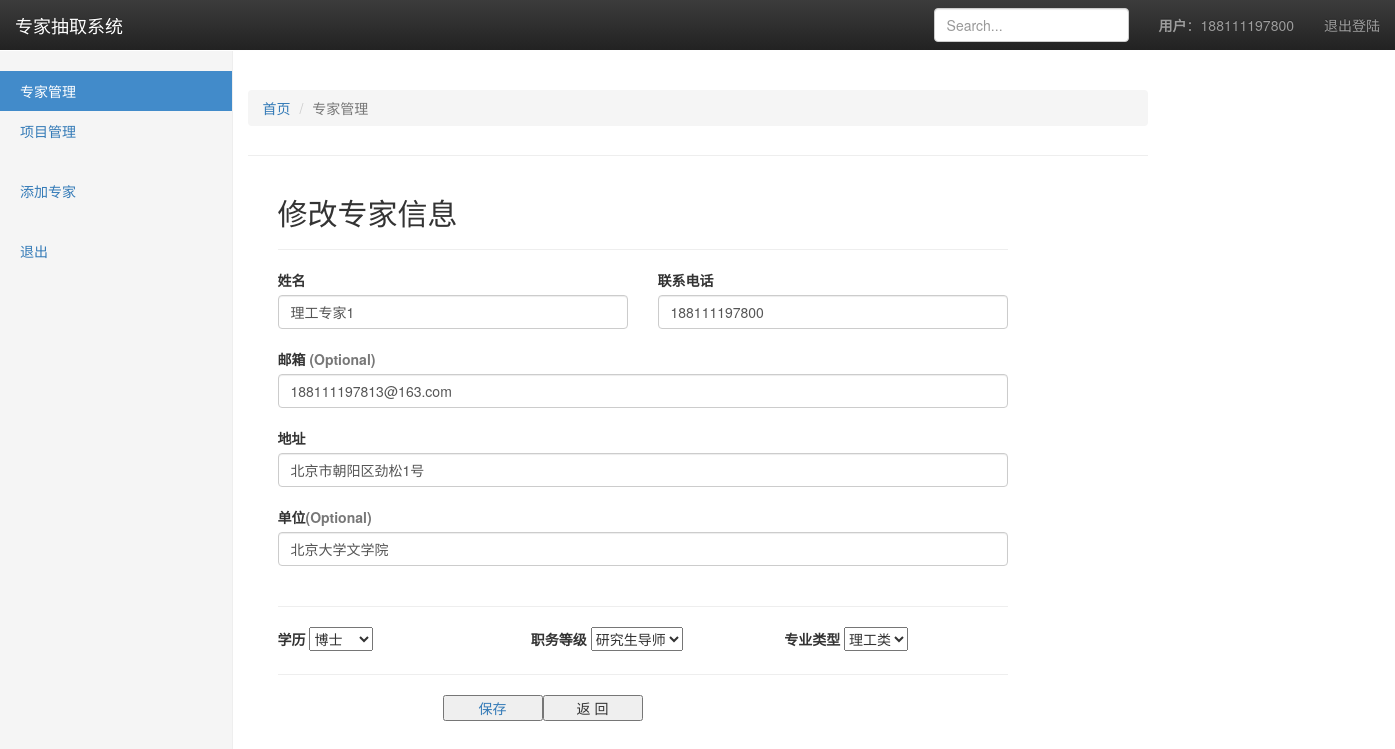
Page /experts/modify/98 (signed in) on the committed database.
### experts/models.py (models this page shows, shortened)
class Expert(models.Model):
    id = models.AutoField(primary_key=True)
    visible = models.BooleanField(default=True, null=True)
    name = models.CharField(max_length=100, verbose_name="专家姓名")
    phone = models.CharField(max_length=100, verbose_name="联系方式")
    email = models.CharField(max_length=100, verbose_name="电子邮箱", null=True)
    address = models.CharField(max_length=100, verbose_name="联系地址", null=True)
    unit = models.CharField(max_length=100, verbose_name="工作单位")
    degree = models.CharField(max_length=500, verbose_name="学历",  null=True)
    level = models.CharField(max_length=500, verbose_name="职务等级", null=True)
    program_type = models.CharField(max_length=500, verbose_name="专业类型", null=True)
    selected_program_list = models.ManyToManyField(Program, related_name="selected", through="Comments")
    account = models.ForeignKey(User, on_delete=models.CASCADE, verbose_name="账户", default=get_default_user, null=True)
    class Meta:
        verbose_name = '专家'
        verbose_name_plural = verbose_name

### experts/views.py (the view, shortened to what this page needs)
# urls.py: path('modify/<int:expert_id>', views.modify_expert_req, name='modify'),
@login_required
def modify_expert_req(request, expert_id):
    if request.method == 'GET':
        try:
            expert = Expert.objects.get(id = expert_id)
        except:
            return HttpResponse("专家不存在，ID:", expert_id)
        program_list = expert.selected_program_list.all()
        return render(request, 'modify_expert_template.html', {"expert" : expert, "program_list": program_list})

### template/modify_expert_template.html (shortened to what this page needs)
<!DOCTYPE html>
{%load static%}
<html lang="zh-CN">
<head>
  <link rel="stylesheet" href = "{%static 'css/bootstrap.min.css'%}">
  <link rel="stylesheet" href="{%static 'css/bootstrap-theme.min.css'%}">
  {% load static %}
</head>
<body>
  <nav class="navbar navbar-inverse navbar-fixed-top">
    <div class="container-fluid">
      <div class="navbar-header">
        <a class="navbar-brand" href="#">专家抽取系统</a>
      </div>
      <div id="navbar" class="navbar-collapse collapse">
        <ul class="nav navbar-nav navbar-right">
          {% if user.is_authenticated %}
          <li class="nav-item dropdown">
            <a><strong>用户</strong>：{{ user.username }}</a>
          </li>
          <li class="nav-item dropdown">
            <a href="/experts/login_out/">退出登陆</a>
          </li>
          {% else %}
          <li class="nav-item">
            <a class="nav-link" href="/experts/login/">登录</a>
          </li>
          {% endif %}
        </ul>
        <form class="navbar-form navbar-right">
          <input type="text" class="form-control" placeholder="Search...">
        </form>
      </div>
    </div>
  </nav>
  <div class="container-fluid">
    <div class="row">
      <div class="col-sm-3 col-md-2 sidebar">
        <ul class="nav nav-sidebar">
          <li class="active"><a href="{% url 'list' %}">专家管理<span class="sr-only">(current)</span></a></li>
          <li><a href="{% url 'index' %}">项目管理</a></li>
        </ul>
		<ul class="nav nav-sidebar">
			<li><a href="{% url 'addExpert' %}">添加专家</a></li>
          </ul>
		<ul class="nav nav-sidebar">
			<li><a href="{% url 'login' %}">退出</a></li>
        </ul>
      </div>
      <div class="container col-md-8 col-md-offset-2">
		<div class="page-header">
			<ol class="breadcrumb">
				<li><a href="/experts/list/">首页</a></li>
				<li class="active">专家管理</li>
			</ol>
		</div>
        <div class="bs-docs-example">
          <div class="hero-unit">
            <div class="container">
              <div class="col-md-8 order-md-1">
                <h2 class="mb-3">修改专家信息</h2>
                <hr class="mb-4">
                <form id="inputForm" class="needs-validation" action="" method="post">
                  <div class="row">
                    <div class="col-md-6 mb-3">
                      <label for="firstName">姓名</label>
                      <input type="text" class="form-control" id="firstName" placeholder="" name="name"  value="{{expert.name}}"
                        required="">
                    </div>
                    <div class="col-md-6 mb-3">
                      <label for="cc-name">联系电话</label>
                      <input type="text" class="form-control" id="cc-name" placeholder="" name="phone" value="{{expert.phone}}"
                        required="">
                    </div>
                  </div>
                  <br />
                  <div class="mb-3">
                    <label for="email">邮箱 <span class="text-muted">(Optional)</span></label>
                    <input type="email" class="form-control" id="email" placeholder="you@example.com" value="{{expert.email}}"
                      name="email">
                  </div>
                  <br />
                  <div class="mb-3">
                    <label for="address">地址</label>
                    <input type="text" class="form-control" id="address" placeholder="1234 Main St" value="{{expert.address}}"
                      name="address" required="">
                  </div>
                  <br />
                  <div class="mb-3">
                    <label for="address2">单位<span class="text-muted">(Optional)</span></label>
                    <input type="text" class="form-control" id="address2" placeholder="Apartment or suite" value="{{expert.unit}}"
                      name="unit">
                  </div>
                  <br />
                  <hr class="mb-4">
                  <div class="row">
                    <div class="col-md-4 mb-3">
                      <label for="expert_form.degree.id_for_label">学历</label>
                      <select name="degree" class="custom-select d-block w-100" id="{{expert_form.degree.id_for_label}}"
                        required="">
                        <option value={{expert.degree}}>{{expert.degree}}</option>
                      </select>
                    </div>
                    <div class="col-md-4 mb-3">
                      <label for="{{expert_form.level.id_for_label}}">职务等级</label>
                      <select name="level" class="custom-select d-block w-100" id="{{expert_form.level.id_for_label}}"
                        required="">
                        <option value={{expert.level}}>{{expert.level}}</option>
                      </select>
                    </div>
                    <div class="col-md-4 mb-3">
                      <label for="state">专业类型</label>
                      <select name="program_type" class="custom-select d-block w-100" id="state" required="">
                        <option value={{expert.program_type}}>{{expert.program_type}}</option>
                      </select>
                    </div>
                  </div>
                  <hr class="mb-4">
                  <div style="width:400px; display:block; margin:0px auto;">
                    <a href="/experts/modify/{{expert.id}}" onclick="return save('确认要修改该专家吗？', this.href)">
                      <button type="botton" class="btn-blu-btn col-md-3 mb-4">保存</button>
                    </a>
                    <button id="submitBtn" type="button" class="btn-cancel col-md-3 mb-4" onclick="history.go(-1)">返
                      回</button>
                  </div>
                </form>
              </div>
            </div>
          </div>
        </div>
      </div>
    </div>
  </div>
</body>
</html>

### template/modify_expert_template.html (style rules this page uses)
body { padding-top: 50px; }
.navbar-fixed-top { border: 0; }
.sidebar { display: none; }
@media (min-width: 768px) { .sidebar { position: fixed; top: 51px; bottom: 0; left: 0; z-index: 1000; display: block; padding: 20px; overflow-x: hidden; overflow-y: auto; background-color: #f5f5f5; border-right: 1px solid #eee; } }
.nav-sidebar { margin-right: -21px; margin-bottom: 20px; margin-left: -20px; }
.nav-sidebar>li>a { padding-right: 20px; padding-left: 20px; }
.nav-sidebar>.active>a, .nav-sidebar>.active>a:hover, .nav-sidebar>.active>a:focus { color: #fff; background-color: #428bca; }

### rows in the picture
Expert: name "理工专家1", phone "188111197800", email "188111197813@163.com", address "北京市朝阳区劲松1号", unit "北京大学文学院", degree "博士", level "研究生导师", program_type "理工类"

### other values in the picture
{{ user.username }} "188111197800"
